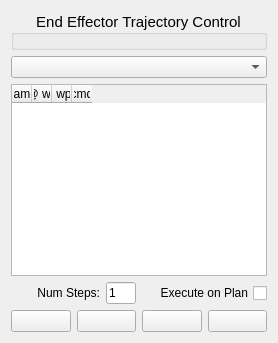
     <widget class="QWidget" name="tab_2">
      <attribute name="title">
       <string>Controls</string>
      </attribute>
      <layout class="QGridLayout" name="gridLayout_7">
       <item row="0" column="0" colspan="4">
        <widget class="QGroupBox" name="control_box">
         <property name="font">
          <font>
           <pointsize>11</pointsize>
           <weight>50</weight>
           <bold>false</bold>
          </font>
         </property>
         <property name="title">
          <string>End Effector Trajectory Control</string>
         </property>
         <property name="alignment">
          <set>Qt::AlignCenter</set>
         </property>
         <property name="checkable">
          <bool>false</bool>
         </property>
        </widget>
       </item>
       <item row="1" column="0" colspan="4">
        <widget class="QComboBox" name="control_template_box"/>
       </item>
       <item row="2" column="0" colspan="4">
        <widget class="QTableWidget" name="end_effector_table">
         <property name="gridStyle">
          <enum>Qt::DotLine</enum>
         </property>
         <property name="sortingEnabled">
          <bool>true</bool>
         </property>
         <property name="cornerButtonEnabled">
          <bool>true</bool>
         </property>
         <property name="columnCount">
          <number>4</number>
         </property>
         <attribute name="horizontalHeaderCascadingSectionResizes">
          <bool>true</bool>
         </attribute>
         <attribute name="horizontalHeaderDefaultSectionSize">
          <number>0</number>
         </attribute>
         <attribute name="horizontalHeaderHighlightSections">
          <bool>true</bool>
         </attribute>
         <attribute name="horizontalHeaderMinimumSectionSize">
          <number>10</number>
         </attribute>
         <attribute name="verticalHeaderCascadingSectionResizes">
          <bool>false</bool>
         </attribute>
         <attribute name="verticalHeaderDefaultSectionSize">
          <number>10</number>
         </attribute>
         <attribute name="verticalHeaderMinimumSectionSize">
          <number>25</number>
         </attribute>
         <attribute name="verticalHeaderStretchLastSection">
          <bool>false</bool>
         </attribute>
         <column>
          <property name="text">
           <string>name</string>
          </property>
         </column>
         <column>
          <property name="text">
           <string>@ wp</string>
          </property>
         </column>
         <column>
          <property name="text">
           <string># wps</string>
          </property>
         </column>
         <column>
          <property name="text">
           <string>cmd</string>
          </property>
         </column>
        </widget>
       </item>
       <item row="3" column="0" colspan="2">
        <layout class="QHBoxLayout" name="horizontalLayout_8">
         <item>
          <widget class="QLabel" name="label_2">
           <property name="text">
            <string>Num Steps:</string>
           </property>
           <property name="alignment">
            <set>Qt::AlignRight|Qt::AlignTrailing|Qt::AlignVCenter</set>
           </property>
          </widget>
         </item>
         <item>
          <widget class="QLineEdit" name="num_steps">
           <property name="maximumSize">
            <size>
             <width>30</width>
             <height>16777215</height>
            </size>
           </property>
           <property name="text">
            <string>1</string>
           </property>
          </widget>
         </item>
        </layout>
       </item>
       <item row="3" column="2" colspan="2">
        <widget class="QCheckBox" name="execute_on_plan">
         <property name="layoutDirection">
          <enum>Qt::RightToLeft</enum>
         </property>
         <property name="text">
          <string>Execute on Plan</string>
         </property>
        </widget>
       </item>
       <item row="4" column="0">
        <widget class="QPushButton" name="go_to_start_button">
         <property name="text">
          <string/>
         </property>
         <property name="icon">
          <iconset resource="../resources/images.qrc">
           <normaloff>:/start.png</normaloff>:/start.png</iconset>
         </property>
        </widget>
       </item>
       <item row="4" column="1">
        <widget class="QPushButton" name="step_backwards_button">
         <property name="text">
          <string/>
         </property>
         <property name="icon">
          <iconset resource="../resources/images.qrc">
           <normaloff>:/rwnd.png</normaloff>:/rwnd.png</iconset>
         </property>
        </widget>
       </item>
       <item row="4" column="2">
        <widget class="QPushButton" name="step_forward_button">
         <property name="text">
          <string/>
         </property>
         <property name="icon">
          <iconset resource="../resources/images.qrc">
           <normaloff>:/ffwd.png</normaloff>:/ffwd.png</iconset>
         </property>
        </widget>
       </item>
       <item row="4" column="3">
        <widget class="QPushButton" name="go_to_end_button">
         <property name="text">
          <string/>
         </property>
         <property name="icon">
          <iconset resource="../resources/images.qrc">
           <normaloff>:/end.png</normaloff>:/end.png</iconset>
         </property>
        </widget>
       </item>
      </layout>
      <zorder>control_box</zorder>
      <zorder>end_effector_table</zorder>
      <zorder>go_to_start_button</zorder>
      <zorder>go_to_end_button</zorder>
      <zorder>step_backwards_button</zorder>
      <zorder>step_forward_button</zorder>
      <zorder>execute_on_plan</zorder>
      <zorder>control_template_box</zorder>
     </widget>
